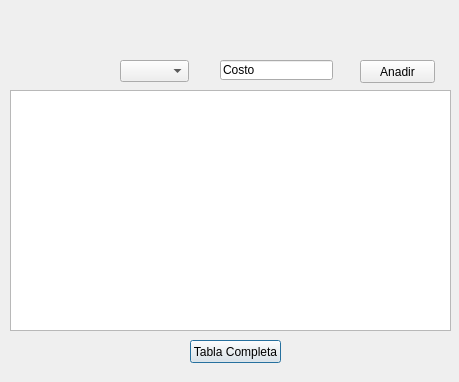
<?xml version="1.0" encoding="UTF-8"?>
<ui version="4.0">
 <class>Compras</class>
 <widget class="QDialog" name="Compras">
  <property name="geometry">
   <rect>
    <x>0</x>
    <y>0</y>
    <width>459</width>
    <height>382</height>
   </rect>
  </property>
  <property name="windowTitle">
   <string>Dialog</string>
  </property>
  <widget class="QTableView" name="tableView">
   <property name="geometry">
    <rect>
     <x>10</x>
     <y>90</y>
     <width>441</width>
     <height>241</height>
    </rect>
   </property>
   <property name="editTriggers">
    <set>QAbstractItemView::NoEditTriggers</set>
   </property>
   <property name="sortingEnabled">
    <bool>true</bool>
   </property>
  </widget>
  <widget class="QPushButton" name="pushButton">
   <property name="geometry">
    <rect>
     <x>190</x>
     <y>340</y>
     <width>91</width>
     <height>23</height>
    </rect>
   </property>
   <property name="text">
    <string>Tabla Completa</string>
   </property>
  </widget>
  <widget class="QPushButton" name="pushButton_2">
   <property name="geometry">
    <rect>
     <x>360</x>
     <y>60</y>
     <width>75</width>
     <height>23</height>
    </rect>
   </property>
   <property name="text">
    <string>Anadir</string>
   </property>
  </widget>
  <widget class="QComboBox" name="comboBox">
   <property name="geometry">
    <rect>
     <x>120</x>
     <y>60</y>
     <width>69</width>
     <height>22</height>
    </rect>
   </property>
  </widget>
  <widget class="QLineEdit" name="lineEdit">
   <property name="geometry">
    <rect>
     <x>220</x>
     <y>60</y>
     <width>113</width>
     <height>20</height>
    </rect>
   </property>
   <property name="text">
    <string>Costo</string>
   </property>
  </widget>
 </widget>
 <resources/>
 <connections/>
</ui>
